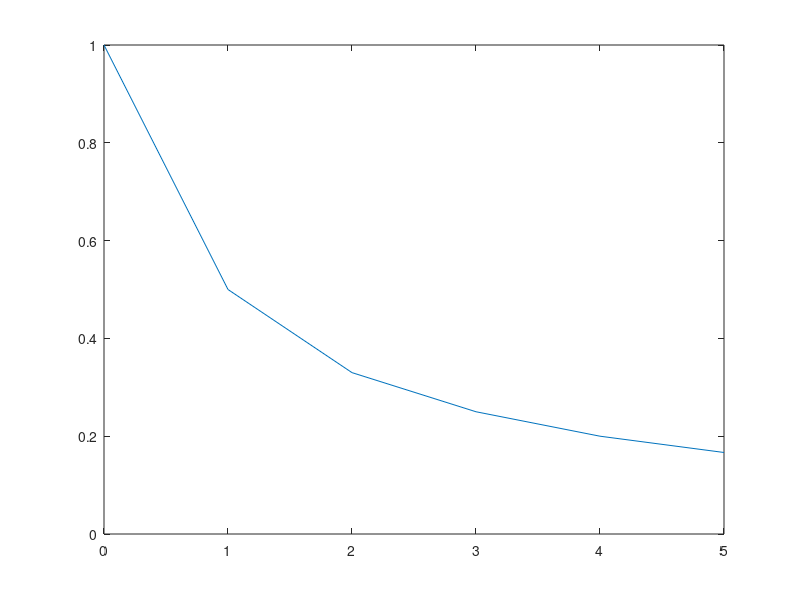

Recreate this plot in MATLAB. (Note: this script raises an error after producing the figure.)
clear
clc

y = [1 0.5 0.33 0.25 0.2 0.1667];
n = length(y)
x = linspace(0,5,n);


plot(x,y)

run Simpson(x,y)

trapz=trapz(x,y)
